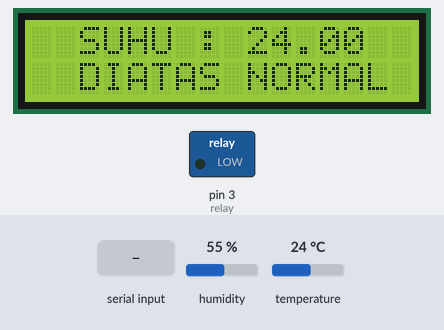
Simulated run of this sketch. Board: Arduino Uno, built with avr-gcc and run on an emulated ATmega328P. On the bench: 16×2 character LCD, switched loads named in the sketch (green lamp = pin HIGH). The inputs (shaded band) are chosen by the test bench; at power-on: temperature 24 °C, humidity 55 %. What the sketch prints to the serial monitor is not drawn.

Above: at 6.2 s.
6.3 s: temperature set to 20.9 °C
At 7.9 s:
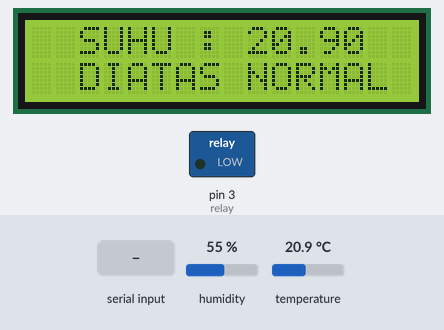
8.6 s: temperature set to 19.7 °C
At 10.3 s:
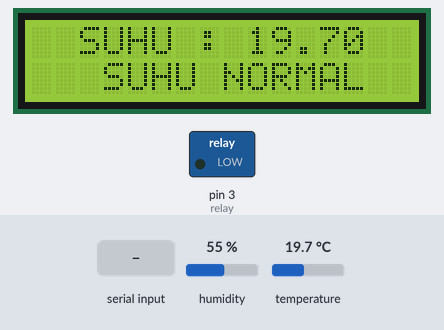
10.6 s: temperature set to 15.7 °C
At 12.1 s:
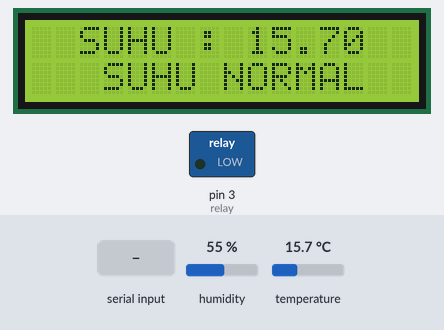
12.7 s: temperature set to 14.2 °C
At 13.7 s:
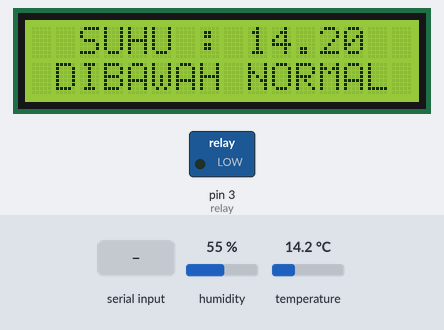
14.7 s: "0" received over Serial
At 16.4 s:
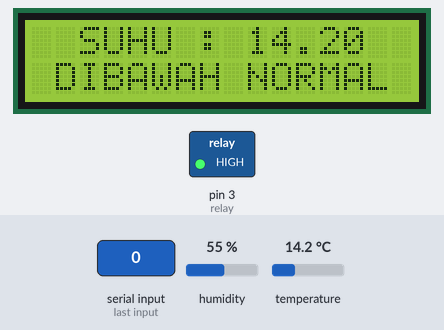
16.7 s: temperature set to 19 °C
At 21.6 s:
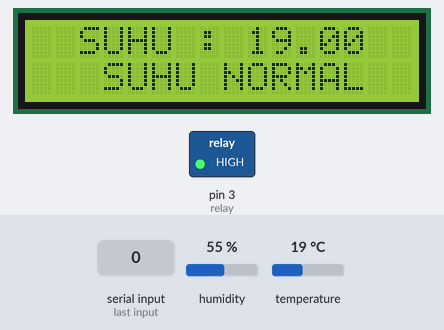
Timing chart, 0 to 22.7 s (numbered marks = the images above; inputs shaded):
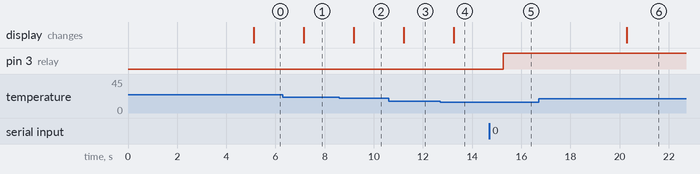

Measured:
- the behaviour switches between 20.1 and 20 °C on temperature (found by bisection; images 1 and 2)
- the behaviour switches between 15 and 14.9 °C on temperature (found by bisection; images 3 and 4)
- after the input at 6.3 s, the display: changes after 0.86 s (image 1)
- after the input at 8.6 s, the display: changes after 0.59 s (image 2)
- after the input at 10.6 s, the display: changes after 0.62 s (image 3)
- after the input at 12.7 s, the display: changes after 0.56 s (image 4)
- after the input at 14.7 s, pin 3 (relay): LOW → HIGH after 0.56 s
- after the input at 16.7 s, the display: changes after 3.6 s (image 6)

The sketch:

baru.ino
```cpp
#include <DHT.h>
#include <LiquidCrystal_I2C.h>

#define DHTPIN 2    // Pin data sensor DHT22 terhubung ke pin 2 Arduino
#define DHTTYPE DHT22   // Jenis sensor DHT yang digunakan (DHT22)
const int relay = 3;

LiquidCrystal_I2C lcd(0x27, 16, 2);
DHT dht(DHTPIN, DHTTYPE);
String dataHp = "";
String data = "";
int sh = 1;

void setup() {
  Serial.begin(9600);
  pinMode(relay, OUTPUT);
  dht.begin();
  lcd.init();
  lcd.backlight();

  lcd.setCursor(3,0);
  lcd.print("KOTAK OBAT");
  lcd.setCursor(0,1);
  lcd.print("NADYA SALSABILA");
  delay(5000);
}

void loop() {
  // Baca kelembaban dari sensor
  // float kelembaban = dht.readHumidity();

  if(Serial.available() > 0){
    data = char(Serial.read());
  }
  // Baca suhu dari sensor
  float suhu = dht.readTemperature();
  int ac = digitalRead(relay);

  if (data == "0" && dataHp !="mati") {
    digitalWrite(relay, HIGH);
    Serial.println("AC DIMATIKAN");
    data = "";
    dataHp = "mati";
    delay(5000);
  }else if(data == "1" && dataHp !="nyala"){
    digitalWrite(relay, LOW);
    Serial.println("AC DINYALAKAN");
    data = "";
    dataHp = "nyala";
    delay(5000);
  }else if(ac == LOW && suhu > 22 && sh == 30){
      lcd.clear();
      lcd.setCursor(2,0);
      lcd.print("SUHU : " + String(suhu));
      lcd.setCursor(1,1);
      lcd.print("ES MULAI HABIS");

      String temperatur = String("SUHU : ") + String(suhu) + String("°C ") + String(" ES MULAI HABIS");
      Serial.println(temperatur);
      delay(2000);
  }else{
    if(suhu <= 20 && suhu >=15) {
      lcd.clear();
      lcd.setCursor(2,0);
      lcd.print("SUHU : " + String(suhu));
      lcd.setCursor(3,1);
      lcd.print("SUHU NORMAL");
      sh = 1;

      String temperatur = String("SUHU : ") + String(suhu) + String("°C ") + String(" SUHU NORMAL");
      Serial.println(temperatur);
      delay(2000);
    } else if (suhu > 20) {
      lcd.clear();
      lcd.setCursor(2,0);
      lcd.print("SUHU : " + String(suhu));
      lcd.setCursor(2,1);
      lcd.print("DIATAS NORMAL");

      String temperatur = String("SUHU : ") + String(suhu) + String("°C  ") + String("DIATAS NORMAL");
      Serial.println(temperatur);

      if(sh <=29){
        sh = sh + 1;
      }

      delay(2000);
    } else if (suhu < 15) {
      lcd.clear();
      lcd.setCursor(2,0);
      lcd.print("SUHU : " + String(suhu));
      lcd.setCursor(1,1);
      lcd.print("DIBAWAH NORMAL");

      String temperatur = String("SUHU : ") + String(suhu) + String("°C  ") + String("DIBAWAH NORMAL");
      Serial.println(temperatur);
      delay(2000);
    }
  }
}
```
